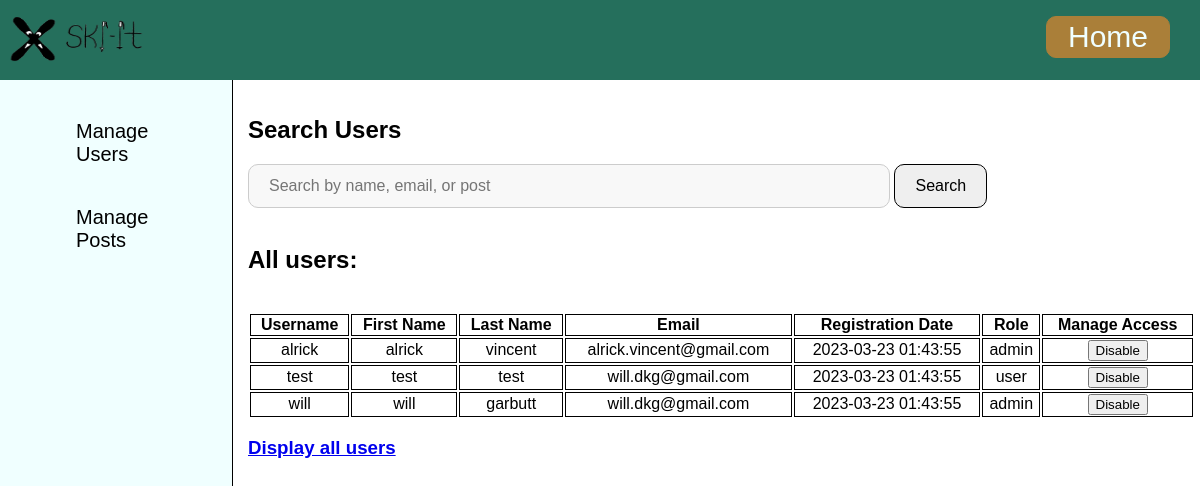
/routes/admin.php, run on the app's committed database.
### tables this page shows
CREATE TABLE `users`(
    `username` varchar(255) NOT NULL PRIMARY KEY,
    `password` varchar(255) NOT NULL,
    `firstName` varchar(255) NOT NULL,
    `lastName` varchar(255) NOT NULL,
    `email` varchar(255)NOT NULL,
    `registration_date` TIMESTAMP DEFAULT CURRENT_TIMESTAMP,
    `profile_img` VARCHAR(255) DEFAULT NULL,
    `thumbnail_img` VARCHAR(255) DEFAULT NULL,
    `role` ENUM('user', 'admin') NOT NULL DEFAULT 'user',
    `state` ENUM('able', 'disable') NOT NULL DEFAULT 'able' 
);

### routes/admin.php (the view, shortened to what this page needs)
<!DOCTYPE html>
<html>
    <head lang="en">
        <link rel="stylesheet" href="../css/admin.css">
        <link rel="stylesheet" href="../css/header.css">
    </head>
    <body>
    <?php include 'headers/header2.php';    ?>
    <div class="menu">
        <ul>
            <li class="navadmin" onclick="showSection('searchUsers')">Manage Users</li>
            <li class="navadmin" onclick="showSection('managePosts')">Manage Posts</li>
        </ul>
    </div>
    <div class="main">
        <div id="searchUsers" class="section">
            <h2>Search Users</h2>
            <form action='admin.php' method='POST'>
                <input type="text" placeholder="Search by name, email, or post" name="search" class="adminsearch">
                <button class = "searchbutton" type="submit">Search</button>
            </form>
                <?php
                    include('dbConnection.php');
                    if($_SERVER['REQUEST_METHOD']=='POST' and isset($_POST['search'])){
                        echo "<br><h2>Results of search:</h2><br>";
                        $sql = "SELECT u.* FROM users u LEFT JOIN posts ON u.username=posts.username WHERE u.username LIKE ? OR email LIKE ? OR content LIKE ? OR title LIKE ?";
                        $stmt = $pdo->prepare($sql);
                        $input = $_POST["search"];
                        $stmt->bindValue(1, $input);
                        $stmt->bindValue(2, $input);
                        $stmt->bindValue(3, $input);
                        $stmt->bindValue(4, $input);
                        $stmt->execute();
                    }else{
                        echo "<br><h2>All users:</h2><br>";
                        $sql = "SELECT * FROM users;";
                        $stmt = $pdo->prepare($sql);
                        $stmt->execute();
                    }
                        $users = $stmt->fetchAll();
                            echo "<table>";
                            echo "<tr><th>Username</th><th>First Name</th><th>Last Name</th><th>Email</th><th>Registration Date</th><th>Role</th><th>Manage Access</th></tr>";
                            foreach($users as $user){
                                echo "<tr>";
                                echo "<td>" .$user['username']. "</td>";
                                echo "<td>" .$user['firstName']. "</td>";
                                echo "<td>" .$user['lastName']. "</td>";
                                echo "<td>" .$user['email']. "</td>";
                                echo "<td>" .$user['registration_date']. "</td>";
                                echo "<td>" .$user['role']. "</td>";
                                echo "<td><form action='admin/changestate.php' method='POST'>";
                                echo "<input type='submit' value='".($user['state'] == 'able'? 'Disable': 'Enable')."'>";
                                echo "</form></td>";
                                echo "</tr>";
                            }
                            echo "</table>";
                            echo "<a href='admin.php'><h3>Display all users</h3></a>";
                ?>
        </div>
    </div>
</body>
</html>

### routes/headers/header2.php (shortened to what this page needs)
<link rel="stylesheet" href="../css/header.css">
<header>
    <div class="header">
        <a href="home.php" class="logo"><img src="../layout_and_logic_docs/Project_logo_roughdraft.png" width="150", height="80"></a>
        <nav>
            <ul>
                <li><a class="home" href="home.php">Home</a></li>
            </ul>
        </nav>
    </div>
</header>

### css/admin.css (style rules this page uses)
.section { margin-bottom: 30px; }
table { width: 100%; }
td, th { border: 1px solid black; text-align: center; border-collapse:collapse; }
.navadmin { cursor: pointer; transition: background-color 0.3s ease; display:inline-block; }

### css/header.css (style rules this page uses)
header img { float: left; }
header { height: 80px; width: 100%; background-color: #256F5C; position: fixed; top: 0; left: 0; z-index: 100; white-space: nowrap; }
nav { float:right; display:flex; white-space: nowrap; }
header ul { list-style:none; }
header li { margin-right: 1em; text-decoration: none; text-align: center; background-color: #AA7F39; }
header li, #search { display:inline-block; border: 1px solid #AA7F39; border-radius: 10px; padding: .1em .7em .1em .7em; font-size:30px; }
header nav a { text-decoration: none; color:azure; font-family: 'Montserrat', sans-serif; }
.menu { position: fixed; overflow: auto; top:80px; left:0; padding: 0 1em 0 1em; height:100vh; background-color: azure; margin: 0em 2em 0em 0em; width: 200px; display:flex; flex-direction:column; font-family: 'Montserrat', sans-serif; border-right: solid 1px black; z-index: 100; }
.menu ul { list-style:none; font-size: 20px; }
.menu ul li { vertical-align: center; text-align: left; margin: 1em 1em 1em 1em; cursor: pointer; transition: background-color 0.3s ease; }
.main { position: relative; top:80px; left:200px; font-family: "Comic sans MS", "Comic Sans", "cursive", sans-serif; overflow: scroll; margin: 1em 1em 1em 1em; padding: 0 1.5em 0 1.5em; width: 80%; }

### routes/admin.php (style rules this page uses)
.adminsearch { width: 100%; max-width: 600px; padding: 12px 20px; font-size: 16px; border: 1px solid #ccc; border-radius: 10px; background-color: #f8f8f8; transition: all 0.3s; }
.searchbutton { font-size: 16px; padding: 12px 20px; border: 1px solid black; border-radius: 10px; }

### data on the page
users: username "alrick", firstName "alrick", lastName "vincent", email "alrick.vincent@gmail.com", registration_date "2023-03-23 01:43:55", role "admin", state "Disable"
users: username "test", firstName "test", lastName "test", email "will.dkg@gmail.com", registration_date "2023-03-23 01:43:55", role "user", state "Disable"
users: username "will", firstName "will", lastName "garbutt", email "will.dkg@gmail.com", registration_date "2023-03-23 01:43:55", role "admin", state "Disable"
